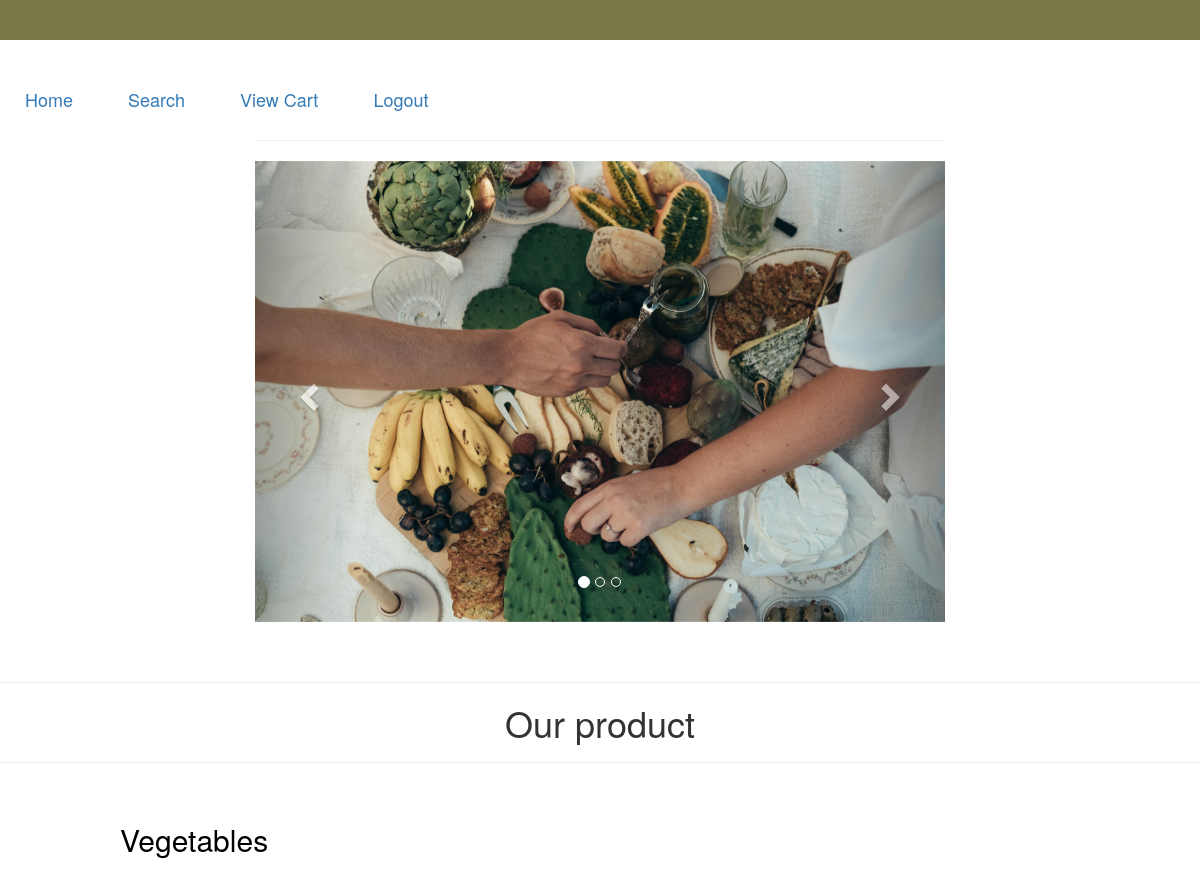
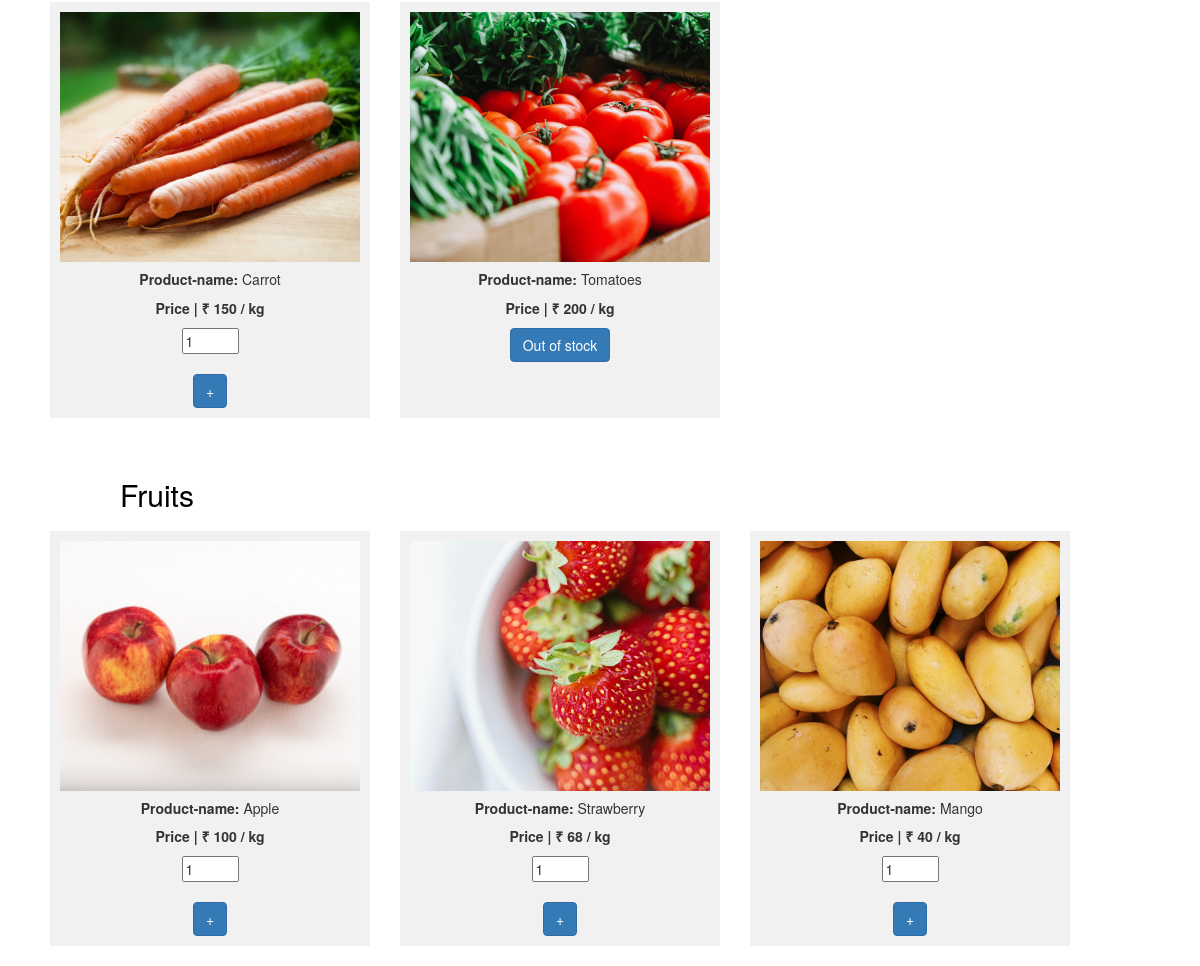
The page /dashboard (signed in) on the database its author committed (2 pictures, top to bottom).
### app/models/admin.py (models this page shows)
class Section(db.Model):
    __tablename__= "section"
    sid = db.Column(db.Integer, primary_key = True, autoincrement = True, unique=True, nullable= False)
    section_name = db.Column(db.String, nullable= False, unique= True)
    products= db.relationship('Product',backref='section',lazy=True,)

class Product(db.Model):
    __tablename__ = "product"
    pid = db.Column(db.Integer, primary_key = True, autoincrement = True, unique=True, nullable= False)
    product_name = db.Column(db.String, nullable= False, unique= True)
    filepath= db.Column(db.String, nullable= False)
    price = db.Column(db.Integer, nullable= False)
    quantity = db.Column(db.Integer, nullable=False)
    section_id = db.Column(db.Integer, db.ForeignKey("section.sid"))
    products = db.relationship('Cart',backref='product',lazy=True)

### app/controllers/user.py (the view)
@app.route('/dashboard', methods=['GET'])
def dashboard():
    if 'user_id' in session:
        user_id = session['user_id']
        user= User.query.get(user_id)
        sections = Section.query.all()
        products = Product.query.all()
        cart={}
        return render_template('dashboard.html', user_id=user_id,user=user, Section_list=sections, Product_list=products, cart=cart)
    else:
        return redirect(url_for('login_user'))

### templates/dashboard.html (shortened to what this page needs)
<!DOCTYPE html>
<html lang="en">
<head>
  <link rel="stylesheet" href="https://maxcdn.bootstrapcdn.com/bootstrap/3.4.1/css/bootstrap.min.css" />
  <link rel="stylesheet" href="{{url_for('static', filename='home.css')}}" >
</head>
<body>
  <div class="heading">
  </div>
  <br><br>
  <nav>
    <h4>
      <a href="/dashboard" class="nav-link">Home</a>
      <a href="/search/{{user_id}}" class="nav-link">Search</a>
      <a href="/view_cart/{{user_id}}" class="nav-link">View Cart</a>
      <a href="{{ url_for('logout_user') }}" onclick="myFunction()" class="nav-link">Logout</a>
    </h4>
  </nav>
  <div class="container car">
    <hr />
    <div id="myCarousel" class="carousel slide">
      <ol class="carousel-indicators">
        <li class="item1 active"></li>
        <li class="item2"></li>
        <li class="item3"></li>
      </ol>
      <div class="carousel-inner" role="listbox">
        <div class="item active">
          <img src="{{url_for('static', filename='docs/1.jpg')}}" alt="Vegetables" />
          <div class="carousel-caption">
          </div>
        </div>
      </div>
      <a class="left carousel-control" href="#myCarousel" role="button">
        <span class="glyphicon glyphicon-chevron-left" aria-hidden="true"></span>
      </a>
      <a class="right carousel-control" href="#myCarousel" role="button">
        <span class="glyphicon glyphicon-chevron-right" aria-hidden="true"></span>
      </a>
    </div>
  </div>
  <br /><br />
  <hr />
  <span class="Product">
    <h1>Our product</h1>
    <hr>
  </span>
  <br>
  <div class="section-container">
    {% for section in Section_list %}
      <div class="product-sections">
        <h2 class="sub-heading">{{ section.section_name }}</h2>
        <div class="flex-container">
          {% for product in Product_list %}
            {% if product.section_id == section.sid %}
              <div class="flex-item-1">
                <div class="product-card">
                  <img src="/static/docs/uploads/{{ product.filepath }}" alt="Card image cap" />
                  <h5 class="card-title"><b>Product-name: </b>{{ product.product_name }}</h5>
                  <p class="card-text"><strong>Price | ₹ {{ product.price }} / kg</strong></p>
                  <form action="/add_to_cart/{{ user_id }}/{{ product.pid }}" method="POST">
                    {% if product.quantity == 0 %}
                      <button onclick="showAlert()" class="btn btn-primary">Out of stock</button>
                    {% else %}
                      <input type="number" name="quantity" min="1" max="{{product.quantity}}" value="1"><br><br>
                      <button type="submit" class="btn btn-primary">+</button>
                    {% endif %}
                  </form>
                </div>
              </div>
            {% endif %}
          {% endfor %}
        </div>
      </div>
    {% endfor %}
  </div>
</body>
</html>

### static/home.css (style rules this page uses)
.nav-link { margin-left: 25px; margin-right: 25px; text-decoration: none; }
.heading { color: #ffffff; background-color: #79794a; height: 40px; text-align: center; margin: 0%; padding: 0%; }
.car { width: 720px !important; }
.Product { text-align: center; }
.sub-heading { color: black; margin-left: 10%; }
.section-container { display: flex; flex-direction: column; gap: 20px; }
.product-sections { display: flex; flex-direction: column; gap: 10px; }
.flex-container { margin-left: 50px; display: flex; flex-wrap: wrap; font-size: 1em; text-align: center; gap: 30px; }
.flex-item-1, .sectionbox { background-color: #f1f1f1; padding: 10px; flex-basis: 200px; width: calc(100% - 40px); margin-bottom: 20px; }
.product-card { width: 300px; }
.product-card img { height: 250px; width:100%; object-fit: cover; object-position: center; }

### rows shown on the page
Section: section_name "Vegetables"
Product: filepath (picture), product_name "Carrot", price "150"
Product: filepath (picture), product_name "Tomatoes", price "200"
Section: section_name "Fruits"
Product: filepath (picture), product_name "Apple", price "100"
Product: filepath (picture), product_name "Strawberry", price "68"
Product: filepath (picture), product_name "Mango", price "40"
